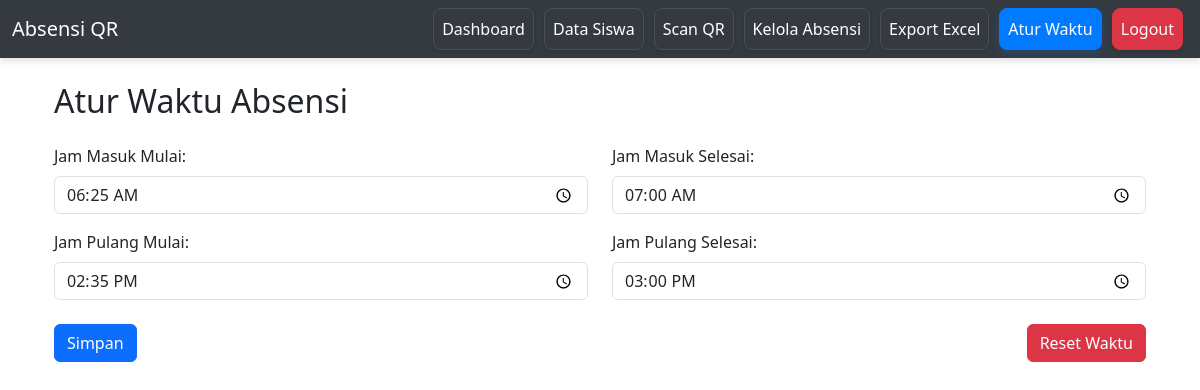
The page /atur_waktu (signed in) on the database its author committed.
### models.py (models this page shows)
class SettingWaktu(db.Model):
    id = db.Column(db.Integer, primary_key=True) # Kunci utama
    jam_masuk_mulai = db.Column(db.Time) # Waktu mulai absensi masuk
    jam_masuk_selesai = db.Column(db.Time) # Waktu selesai absensi masuk
    jam_pulang_mulai = db.Column(db.Time) # Waktu mulai absensi pulang
    jam_pulang_selesai = db.Column(db.Time) # Waktu selesai absensi pulang

### app.py (the view, shortened to what this page needs)
@app.route("/atur_waktu", methods=["GET", "POST"])
def atur_waktu():
    auth_check = check_admin_session()
    if auth_check:
        return auth_check
    setting = SettingWaktu.query.first()
    return render_template("atur_waktu.html", setting=setting)

### app.py (called while the page is built)
def check_admin_session():
    if "admin" not in session:
        return redirect(url_for("login"))
    return None

### templates/atur_waktu.html
{% extends "base.html" %}
{% block content %}
<div class="container mt-4">
    <h2 class="mb-4">Atur Waktu Absensi</h2>
    <form method="POST" action="{{ url_for('atur_waktu') }}">
        <div class="row mb-3">
            <div class="col-md-6">
                <label for="jam_masuk_mulai" class="form-label">Jam Masuk Mulai:</label>
                <input type="time" id="jam_masuk_mulai" name="jam_masuk_mulai" class="form-control"
                       value="{{ setting.jam_masuk_mulai.strftime('%H:%M') if setting and setting.jam_masuk_mulai else '' }}" required>
            </div>
            <div class="col-md-6">
                <label for="jam_masuk_selesai" class="form-label">Jam Masuk Selesai:</label>
                <input type="time" id="jam_masuk_selesai" name="jam_masuk_selesai" class="form-control"
                       value="{{ setting.jam_masuk_selesai.strftime('%H:%M') if setting and setting.jam_masuk_selesai else '' }}" required>
            </div>
        </div>
        <div class="row mb-3">
            <div class="col-md-6">
                <label for="jam_pulang_mulai" class="form-label">Jam Pulang Mulai:</label>
                <input type="time" id="jam_pulang_mulai" name="jam_pulang_mulai" class="form-control"
                       value="{{ setting.jam_pulang_mulai.strftime('%H:%M') if setting and setting.jam_pulang_mulai else '' }}" required>
            </div>
            <div class="col-md-6">
                <label for="jam_pulang_selesai" class="form-label">Jam Pulang Selesai:</label>
                <input type="time" id="jam_pulang_selesai" name="jam_pulang_selesai" class="form-control"
                       value="{{ setting.jam_pulang_selesai.strftime('%H:%M') if setting and setting.jam_pulang_selesai else '' }}" required>
            </div>
        </div>
        <div class="d-flex justify-content-between mt-4">
            <button type="submit" class="btn btn-primary">Simpan</button>
            <a href="{{ url_for('reset_waktu') }}" class="btn btn-danger"
               onclick="return confirm('Yakin ingin reset waktu? Tindakan ini tidak dapat dibatalkan.')">Reset Waktu</a>
        </div>
    </form>
</div>
{% endblock %}

### rows shown on the page
SettingWaktu: jam_masuk_mulai "06:25", jam_masuk_selesai "07:00", jam_pulang_mulai "14:35", jam_pulang_selesai "15:00"
